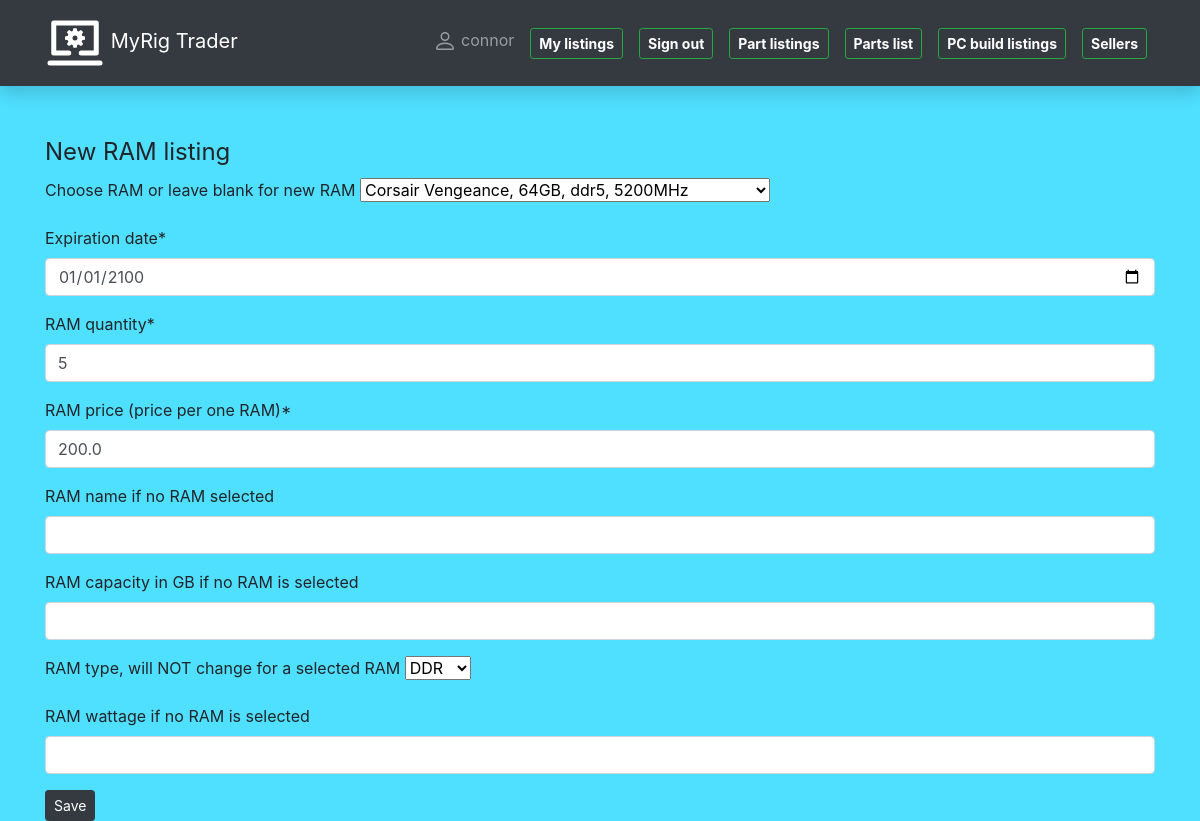
Screenshot of /pcportal/mylistings/ram/update/8 (signed in) with the database file from the repository.
### pcportal/models/part_listing_models.py (models this page shows, shortened)
class PartListing(models.Model):
    date_created = models.DateField("Date listed", auto_now_add=True)
    expiration_date = models.DateField("Expiration date", default="2025-03-20")
    quantity = models.IntegerField("quantity",
                                   help_text="Quantity of units")
    price = models.FloatField("Price per piece")
    listing_seller = models.ForeignKey(User, on_delete=models.SET_NULL, null=True, blank=True)
    class Meta:
        abstract = True

class RamListing(PartListing):
    ram = models.ForeignKey(Ram, on_delete=models.CASCADE)
    seller = models.ForeignKey(Seller, on_delete=models.CASCADE,
                               related_name="ram_listing")
    def display_seller(self):
        return f"{self.seller.f_name} {self.seller.l_name}"
    display_seller.short_description = "SELLER"

### pcportal/models/part_models.py (models this page shows)
class Ram(models.Model):
    ram_name = models.CharField("RAM name/title", max_length=50,
                                help_text="RAM name(like G.Skill Trident, Kingston Fury, etc.")
    capacity = models.IntegerField("RAM capacity",
                                   help_text="RAM capacity in GB")
    RAM_TYPE = (
        ('ddr', 'DDR'),
        ('ddr2', 'DDR2'),
        ('ddr3', 'DDR3'),
        ('ddr4', 'DDR4'),
        ('ddr5', 'DDR5'),
    )
    ram_type = models.CharField("RAM type", choices=RAM_TYPE,
                                default='ddr4', max_length=30)
    ram_speed = models.IntegerField("RAM speed", help_text="RAM speed, MHz", null=True, blank=True)
    def ram_display(self):
        """
        This function adds GB next to the
        number of ram. returns ram with GB
        in an f string.
        """
        return f"{self.capacity}GB"
    ram_display.short_description = "CAPACITY"
    def speed_display(self):
        """
        This function adds MHz next to ram speed.
        returns ram speed with MHz in an f string.
        """
        return f"{self.ram_speed}MHz"
    speed_display.short_description = "RAM SPEED"
    def __str__(self):
        return f"{self.ram_name}, {self.capacity}GB, {self.ram_type}, {self.ram_speed}MHz"

### pcportal/views/update_listing_views.py (the view, shortened to what this page needs)
# urls.py: path('mylistings/ram/update/<int:pk>', views.RamListingByUserUpdateView.as_view(),
class RamListingByUserUpdateView(LoginRequiredMixin, UserPassesTestMixin, generic.UpdateView):
    model = RamListing
    form_class = UserRamListingCreateForm
    template_name = 'user_create_templates/user_ramlisting_form.html'
    success_url = '/pcportal/mylistings'
    def test_func(self):
        ramlisting_object = self.get_object()
        return ramlisting_object.listing_seller == self.request.user

### pcportal/forms.py (shortened to what this page needs)
class UserRamListingCreateForm(forms.ModelForm):
    ram = forms.ModelChoiceField(queryset=Ram.objects.all(),
                                 label="Choose RAM or leave blank for new RAM", required=False)
    ram_name = forms.CharField(required=False, label="RAM name if no RAM selected")
    ram_capacity = forms.IntegerField(required=False, label="RAM capacity in GB if no RAM is selected")
    ram_type = forms.ChoiceField(choices=Ram.RAM_TYPE,
                                 label="RAM type, will NOT change for a selected RAM",
                                 required=False)
    ram_speed = forms.IntegerField(required=False, label="RAM wattage if no RAM is selected")
    price = forms.FloatField(required=True, label="RAM price (price per one RAM)", min_value=1)
    quantity = forms.IntegerField(required=True, label="RAM quantity", min_value=1)
    class Meta:
        model = RamListing
        fields = ('ram', 'expiration_date', 'quantity', 'price', 'listing_seller')
        widgets = {
            'expiration_date': DateInput(),
            'listing_seller': forms.HiddenInput(),
        }

### pcportal/templates/user_create_templates/user_ramlisting_form.html (shortened to what this page needs)
{% extends 'base.html' %}
{% load crispy_forms_tags %}
{% block content %}
<form method="post">
    <fieldset>
        <legend>New RAM listing</legend>
        {{ form | crispy }}
        <input type="submit" class="btn btn-dark btn-sm" value="Save">
    </fieldset>
</form>
{% endblock %}

### pcportal/templates/base.html (shortened to what this page needs)
<!DOCTYPE html>
<html lang="en">
<head>
    <link
            rel="stylesheet"
            href="https://stackpath.bootstrapcdn.com/bootstrap/4.1.3/css/bootstrap.min.css"
    />
    <link
            rel="stylesheet"
            href="https://cdnjs.cloudflare.com/ajax/libs/font-awesome/4.7.0/css/font-awesome.min.css"
    />
    {% load static %}
    <link rel="stylesheet" href="{% static 'css/styles.css' %}"/>
</head>
<body>
<nav
        class="navbar navbar-expand-lg navbar-dark bg-dark static-top mb-5 shadow"
>
    <div class="container">
        <a class="navbar-brand" href="{% url 'index_n' %}">
            MyRig Trader</a
        >
        <div class="collapse navbar-collapse" id="navbarResponsive">
            <ul class="navbar-nav ml-auto">
                {% if user.is_authenticated %}
                <li class="nav-item">
                    <a class="nav-link" href="{% url 'user-profile' %}">
                        {{ user.username }}</a>
                </li>
                <li class="nav-item">
                    <a class="nav-link" href="{% url 'my-listings' %}">
                        <button class="btn btn-outline-success btn-sm text-white"><b>My listings</b></button>
                    </a>
                </li>
                <li class="nav-item">
                    <a class="nav-link" href="{% url 'logout' %}">
                        <button class="btn btn-outline-success btn-sm text-white"><b>Sign out</b></button>
                    </a>
                </li>
                {% endif %}
                <li class="nav-item">
                    <a class="nav-link" href="{% url 'part-listings' %}">
                        <button class="btn btn-outline-success btn-sm text-white"><b>Part listings</b></button>
                    </a>
                </li>
                <li class="nav-item">
                    <a class="nav-link" href="{% url 'part-list' %}">
                        <button class="btn btn-outline-success btn-sm text-white"><b>Parts list</b></button>
                    </a>
                </li>
                <li class="nav-item">
                    <a class="nav-link" href="{% url 'pcbuild-listings' %}">
                        <button class="btn btn-outline-success btn-sm text-white"><b>PC build listings</b></button>
                    </a>
                </li>
                <li class="nav-item">
                    <a class="nav-link" href="{% url 'sellers-all' %}">
                        <button class="btn btn-outline-success btn-sm text-white"><b>Sellers</b></button>
                    </a>
                </li>
            </ul>
        </div>
    </div>
</nav>
<div class="container">{% block content %}{% endblock %}</div>
</body>
</html>

### pcportal/static/css/styles.css (style rules this page uses)
body { background-color: #4fdfff; }

### rows the page displays
RamListing: ram "Corsair Vengeance, 64GB, ddr5, 5200MHz", expiration_date "01/01/2100", quantity "5", price "200.0"
Ram: ram_type "DDR"

### other values shown
{{ user.username }} "connor"
